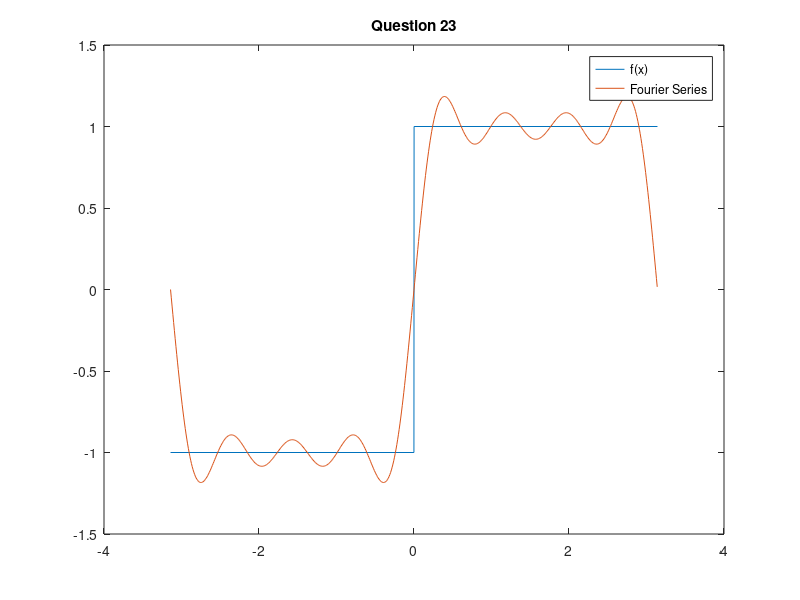

Here is the MATLAB script that generated this plot:
%% *Angelo Demetroulakos Chapter 1 Q23* 
x1=[-pi,-.001,+.001,pi]; %represents og x axis, line (blue)
y1=[-1,-1,1,1]; %represents og y axis, line (blue)
x2=[-pi:.01:pi]; %represents new x axis, wave (red)
y2 = 4/pi * (sin(x2)/1 + sin(3*x2)/3 + sin(5*x2)/5 + sin(7*x2)/7); % Represents the fourier series, new y axis (red) 
plot(x1,y1,x2,y2)
title('Question 23'),legend('f(x)','Fourier Series')
